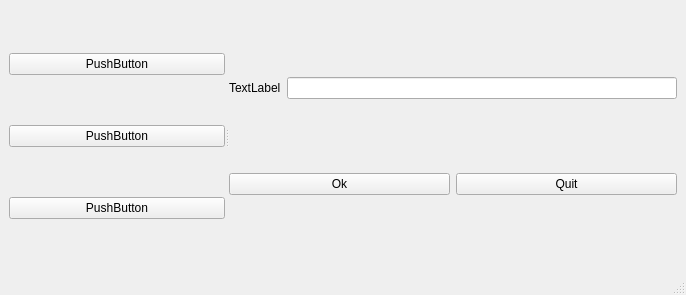
<?xml version="1.0" encoding="UTF-8"?>
<ui version="4.0">
 <class>MainWindow</class>
 <widget class="QMainWindow" name="MainWindow">
  <property name="geometry">
   <rect>
    <x>0</x>
    <y>0</y>
    <width>686</width>
    <height>295</height>
   </rect>
  </property>
  <property name="windowTitle">
   <string>MainWindow</string>
  </property>
  <widget class="QWidget" name="centralwidget">
   <layout class="QHBoxLayout" name="horizontalLayout_3">
    <item>
     <widget class="QSplitter" name="splitter">
      <property name="orientation">
       <enum>Qt::Horizontal</enum>
      </property>
      <widget class="QWidget" name="">
       <layout class="QVBoxLayout" name="verticalLayout_2">
        <item>
         <widget class="QPushButton" name="pushButton_3">
          <property name="text">
           <string>PushButton</string>
          </property>
         </widget>
        </item>
        <item>
         <widget class="QPushButton" name="pushButton_4">
          <property name="text">
           <string>PushButton</string>
          </property>
         </widget>
        </item>
        <item>
         <widget class="QPushButton" name="pushButton_5">
          <property name="text">
           <string>PushButton</string>
          </property>
         </widget>
        </item>
       </layout>
      </widget>
      <widget class="QWidget" name="">
       <layout class="QVBoxLayout" name="verticalLayout">
        <item>
         <layout class="QHBoxLayout" name="horizontalLayout">
          <item>
           <widget class="QLabel" name="label">
            <property name="text">
             <string>TextLabel</string>
            </property>
            <property name="buddy">
             <cstring>lineEdit</cstring>
            </property>
           </widget>
          </item>
          <item>
           <widget class="QLineEdit" name="lineEdit"/>
          </item>
         </layout>
        </item>
        <item>
         <layout class="QHBoxLayout" name="horizontalLayout_2">
          <item>
           <widget class="QPushButton" name="pushButton">
            <property name="text">
             <string>Ok</string>
            </property>
           </widget>
          </item>
          <item>
           <widget class="QPushButton" name="pushButton_2">
            <property name="text">
             <string>Quit</string>
            </property>
           </widget>
          </item>
         </layout>
        </item>
       </layout>
      </widget>
     </widget>
    </item>
   </layout>
  </widget>
  <widget class="QMenuBar" name="menubar">
   <property name="geometry">
    <rect>
     <x>0</x>
     <y>0</y>
     <width>686</width>
     <height>22</height>
    </rect>
   </property>
  </widget>
  <widget class="QStatusBar" name="statusbar"/>
 </widget>
 <tabstops>
  <tabstop>lineEdit</tabstop>
  <tabstop>pushButton</tabstop>
  <tabstop>pushButton_2</tabstop>
  <tabstop>pushButton_3</tabstop>
  <tabstop>pushButton_4</tabstop>
  <tabstop>pushButton_5</tabstop>
 </tabstops>
 <resources/>
 <connections/>
</ui>
